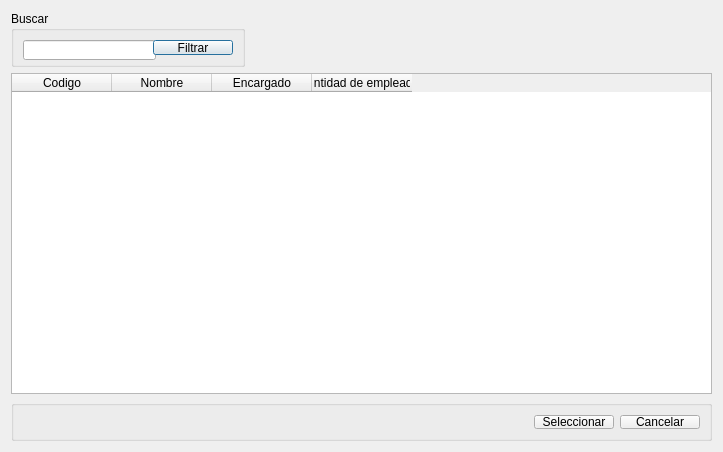
<?xml version="1.0" encoding="UTF-8"?>
<ui version="4.0">
 <class>DialogSeleccionarUnaSeccion</class>
 <widget class="QDialog" name="DialogSeleccionarUnaSeccion">
  <property name="geometry">
   <rect>
    <x>0</x>
    <y>0</y>
    <width>723</width>
    <height>452</height>
   </rect>
  </property>
  <property name="maximumSize">
   <size>
    <width>723</width>
    <height>16777215</height>
   </size>
  </property>
  <property name="windowTitle">
   <string>Seleccionar una Seccion</string>
  </property>
  <layout class="QGridLayout" name="gridLayout">
   <item row="0" column="0" colspan="2">
    <widget class="QGroupBox" name="groupBox">
     <property name="minimumSize">
      <size>
       <width>234</width>
       <height>0</height>
      </size>
     </property>
     <property name="maximumSize">
      <size>
       <width>234</width>
       <height>56</height>
      </size>
     </property>
     <property name="title">
      <string>Buscar</string>
     </property>
     <layout class="QHBoxLayout" name="horizontalLayout_2">
      <item>
       <widget class="QLineEdit" name="lineEditFiltro">
        <property name="minimumSize">
         <size>
          <width>133</width>
          <height>20</height>
         </size>
        </property>
       </widget>
      </item>
      <item>
       <widget class="QPushButton" name="pushButtonFiltrar">
        <property name="text">
         <string>Filtrar</string>
        </property>
       </widget>
      </item>
     </layout>
    </widget>
   </item>
   <item row="3" column="0" colspan="3">
    <widget class="QGroupBox" name="groupBoxButtonBox">
     <property name="minimumSize">
      <size>
       <width>271</width>
       <height>41</height>
      </size>
     </property>
     <property name="maximumSize">
      <size>
       <width>16777215</width>
       <height>41</height>
      </size>
     </property>
     <property name="title">
      <string/>
     </property>
     <layout class="QGridLayout" name="gridLayout_2">
      <item row="0" column="0">
       <spacer name="horizontalSpacer_2">
        <property name="orientation">
         <enum>Qt::Horizontal</enum>
        </property>
        <property name="sizeHint" stdset="0">
         <size>
          <width>40</width>
          <height>20</height>
         </size>
        </property>
       </spacer>
      </item>
      <item row="0" column="2">
       <widget class="QPushButton" name="pushButtonSeleccionar">
        <property name="text">
         <string>Seleccionar</string>
        </property>
       </widget>
      </item>
      <item row="0" column="3">
       <widget class="QPushButton" name="pushButtonCancelar">
        <property name="text">
         <string>Cancelar</string>
        </property>
       </widget>
      </item>
     </layout>
    </widget>
   </item>
   <item row="1" column="0" colspan="3">
    <widget class="QTableWidget" name="tableWidgetSecciones">
     <attribute name="horizontalHeaderMinimumSectionSize">
      <number>25</number>
     </attribute>
     <attribute name="verticalHeaderDefaultSectionSize">
      <number>30</number>
     </attribute>
     <column>
      <property name="text">
       <string>Codigo</string>
      </property>
     </column>
     <column>
      <property name="text">
       <string>Nombre</string>
      </property>
     </column>
     <column>
      <property name="text">
       <string>Encargado</string>
      </property>
     </column>
     <column>
      <property name="text">
       <string>Cantidad de empleados</string>
      </property>
     </column>
    </widget>
   </item>
  </layout>
 </widget>
 <resources/>
 <connections>
  <connection>
   <sender>pushButtonSeleccionar</sender>
   <signal>clicked()</signal>
   <receiver>DialogSeleccionarUnaSeccion</receiver>
   <slot>accept()</slot>
   <hints>
    <hint type="sourcelabel">
     <x>612</x>
     <y>427</y>
    </hint>
    <hint type="destinationlabel">
     <x>728</x>
     <y>384</y>
    </hint>
   </hints>
  </connection>
  <connection>
   <sender>pushButtonCancelar</sender>
   <signal>clicked()</signal>
   <receiver>DialogSeleccionarUnaSeccion</receiver>
   <slot>reject()</slot>
   <hints>
    <hint type="sourcelabel">
     <x>645</x>
     <y>420</y>
    </hint>
    <hint type="destinationlabel">
     <x>721</x>
     <y>252</y>
    </hint>
   </hints>
  </connection>
 </connections>
</ui>
